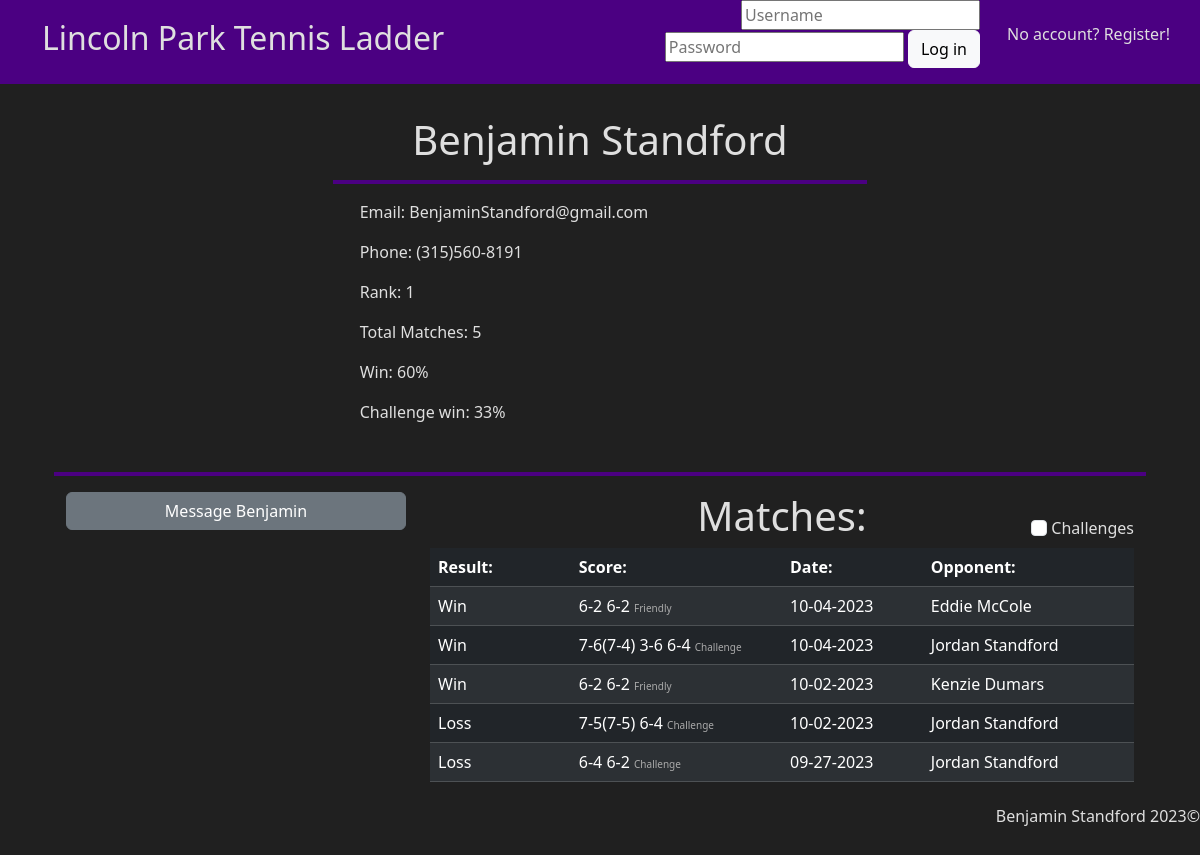
Page /profile?id=1 on the committed database.
### app/helpers.py (models this page shows, shortened)
class User(db.Model):
    id = db.Column(db.Integer(), primary_key=True)
    first= db.Column(db.String(255), nullable=False)
    last = db.Column(db.String(255), nullable=False)
    username = db.Column(db.String(255), unique=True, nullable=False)
    password = db.Column(db.LargeBinary, nullable=False)
    salt = db.Column(db.LargeBinary, nullable=False)
    email = db.Column(db.String(255), unique=True, nullable=False)
    phone = db.Column(db.String(255))
    rank = db.Column(db.Integer(), default=0)
    date_joined = db.Column(db.DateTime, default=datetime.utcnow)
    matches = db.relationship("Match", secondary=user_match, backref="players")
    temp_matches = db.relationship("Temp_match", secondary=user_temp, backref="players")
    matches_won = db.relationship("Match", backref="winner", foreign_keys="Match.winner_id", lazy=True)
    matches_lost = db.relationship("Match", backref="loser", foreign_keys="Match.loser_id", lazy=True)
    msg_sent = db.relationship("Chat", backref="sender", foreign_keys="Chat.sender_id", lazy=True)
    msg_received = db.relationship("Chat", backref="recipient", foreign_keys="Chat.recipient_id", lazy=True)

class Match(db.Model):
    id = db.Column(db.Integer, primary_key=True)
    score = db.Column(db.String(50))
    winner_id = db.Column(db.Integer, db.ForeignKey("user.id"))
    loser_id = db.Column(db.Integer, db.ForeignKey("user.id"))
    date_played = db.Column(db.DateTime, default=datetime.utcnow)
    match_type = db.Column(db.String(50))

### app/routes.py (the view)
@app.route("/profile")
def profile():
        id = request.args.get('id')
        profile, stats = h.get_profile(id)
        if "USER" in session:
            try:
                messages = h.get_private_messages(profile.id, session["USER"])
                return render_template("profile.html", profile=profile, stats=stats, messages=messages)
            except KeyError:
                print("Exception caught! KeyError")
                return render_template("profile.html", profile=profile, stats=stats)
        else:
            return render_template("profile.html", profile=profile, stats=stats)

### app/helpers.py (called while the page is built)
def remove_timestamp(match):
    match.date = match.date_played.strftime(c.TIMESTAMP_DATE_ONLY)
    return match

### app/templates/profile.html (shortened to what this page needs)
{% extends "layout.html" %}
{% block main %}
    <div class="container">
        <div class="p-3"></div>
        <div class="row justify-content-center">
            {% if "USER" in session %}
                {% if profile.id != session["USER"] %}
                    <div class="col-12 col-lg-6">
                        <h1 class="text-center">{{ profile.first }} {{ profile.last }}</h1>
                        <hr class="border-4 opacity-100">
                        <div style="padding-left: 5%">
                            <p>Email: {{ profile.email }}</p>
                            <p>Phone: {{ profile.phone }}</p>
                            <p>Rank: {{ profile.rank }}</p>
                            <p>Total Matches: {{ stats[0] }}</p>
                            <p>Win: {{ stats[1] }}</p>
                            <p>Challenge win: {{ stats[2] }}</p>
                        </div>
                    </div>
                {% else %}
                    <div class="col-12 col-lg-6">
                        <h1 class="text-center">{{ profile.first }} {{ profile.last }}</h1>
                        <hr class="border-4 opacity-100">
                        <div style="padding-left: 5%">
                            <p>Email: {{ profile.email }}</p>
                            <p>Phone: {{ profile.phone }}</p>
                            <p>Rank: {{ profile.rank }}</p>
                            <p>Total Matches: {{ stats[0] }}</p>
                            <p>Win: {{ stats[1] }}</p>
                            <p>Challenge win: {{ stats[2] }}</p>
                        </div>
                        <div class="row justify-content-center">
                            <div class="col-auto">
                                <div><a href="/input"><button class="btn btn-secondary" type="button">Input Match Results</button></a></div>
                            </div>
                            <div class="col-auto">
                                <div><a href="/confirm"><button class="btn btn-secondary" type="button">Confirm Match Results</button></a></div>
                            </div>
                        </div>
                    </div>
                {% endif %}
            {% else %}
                <div class="col-12 col-lg-6">
                    <h1 class="text-center">{{ profile.first }} {{ profile.last }}</h1>
                    <hr class="border-4 opacity-100">
                    <div style="padding-left: 5%">
                        <p>Email: {{ profile.email }}</p>
                        <p>Phone: {{ profile.phone }}</p>
                        <p>Rank: {{ profile.rank }}</p>
                        <p>Total Matches: {{ stats[0] }}</p>
                        <p>Win: {{ stats[1] }}</p>
                        <p>Challenge win: {{ stats[2] }}</p>
                    </div>
            {% endif %}
        </div>
        <div class="row justify-content-center">
            <div class="p-3"></div>
            <hr class="border-4 opacity-100">
            <div class="col-12 col-lg-4" id="chat-col">
                <button class="btn btn-secondary mb-3" id="chat-btn" style="width: 100%" type="button" data-bs-toggle="collapse" data-bs-target="#collapseExample" aria-expanded="false" aria-controls="collapseExample">
                    Message {{ profile.first}}
                </button>
            </div>
            <div class="col-12 col-lg-8">
                <div class="row justify-content-start">
                    <div class="col-4"></div>
                    <div class="col-4 text-center">
                        <h1 class=>Matches:</h1>
                    </div>
                    <div class="col-4 text-end align-self-end pb-2">
                        <input class="form-check-input" name="filter" type="checkbox" id="filter" autocomplete="off">
                        <label for="filter" class="form--check-label">Challenges</label>
                    </div>
                </div>
                <table class="table table-dark table-striped table-hover">
                    <thead>
                        <tr>
                            <th style="width: 20%">Result:</th>
                            <th style="width: 30%">Score:</th>
                            <th style="width: 20%">Date:</th>
                            <th style="width: 30%">Opponent:</th>
                        </tr>
                    </thead>
                    <tbody id="all-matches">
                        {% for match in profile.matches|sort(attribute='id', reverse=True)|sort(attribute='date_played', reverse=True) %}
                            <tr>
                                <td>
                                    {% if match.winner_id == profile.id %}
                                        Win
                                    {% else %}
                                        Loss
                                    {% endif %}
                                </td>
                                <td>{{ match.score }} <span class="muted">{{ match.match_type }}</span></td>
                                <td>{{ match.date }}</td>
                                {% if match.winner_id == profile.id %}
                                <td><a href="/profile?id={{ match.loser_id }}">
                                    {% if match.loser.first %}
                                        {{ match.loser.first }} {{ match.loser.last }}
                                    {% else %}
                                        [Account Deleted]
                                    {% endif %}</a></td>
                                {% else %}
                                <td><a href="/profile?id={{ match.winner_id }}">
                                    {% if match.winner.first %}
                                        {{ match.winner.first }} {{ match.winner.last }}
                                    {% else %}
                                        [Account Deleted]
                                    {% endif %}</a></td>
                                {% endif %}
                            </tr>
                        {% endfor %}
                    </tbody>
                </table>
            </div>
        </div>
    </div>
{% endblock %}

### app/static/styles.css (style rules this page uses)
body { background-color: #202020; color: #dfdfdf; }
a { color: inherit; text-decoration: none; }
hr { color:indigo; }
.muted { font-size: x-small; color: #aaa }

### rows in the picture
User: first "Benjamin", last "Standford", email "BenjaminStandford@gmail.com", phone "(315)560-8191", rank "1"
Match: shows "Win", score "6-2 6-2", match_type "Friendly", date "10-04-2023", loser.first "Eddie", loser.last "McCole"
Match: shows "Win", score "7-6(7-4) 3-6 6-4", match_type "Challenge", date "10-04-2023", loser.first "Jordan", loser.last "Standford"
Match: shows "Win", score "6-2 6-2", match_type "Friendly", date "10-02-2023", loser.first "Kenzie", loser.last "Dumars"
Match: shows "Loss", score "7-5(7-5) 6-4", match_type "Challenge", date "10-02-2023", winner.first "Jordan", winner.last "Standford"
Match: shows "Loss", score "6-4 6-2", match_type "Challenge", date "09-27-2023", winner.first "Jordan", winner.last "Standford"

### other values in the picture
{{ stats[0] }} "5"
{{ stats[1] }} "60%"
{{ stats[2] }} "33%"
